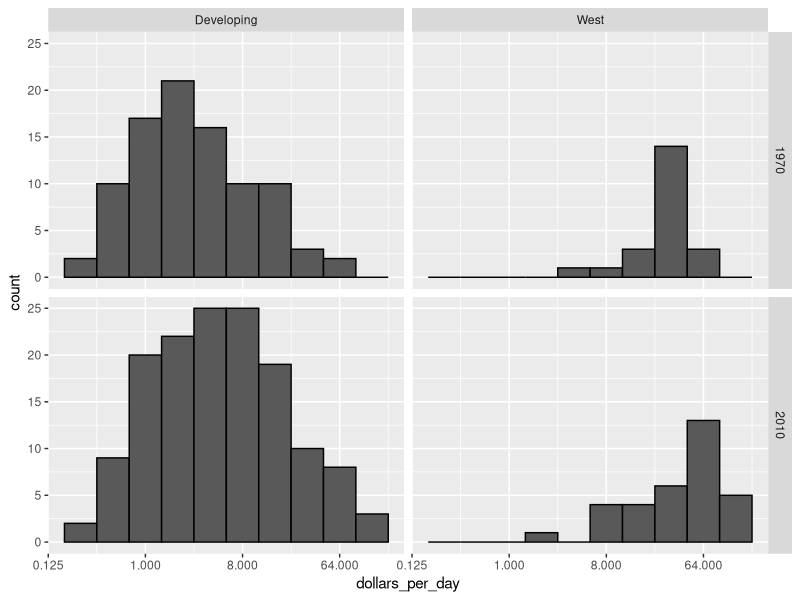
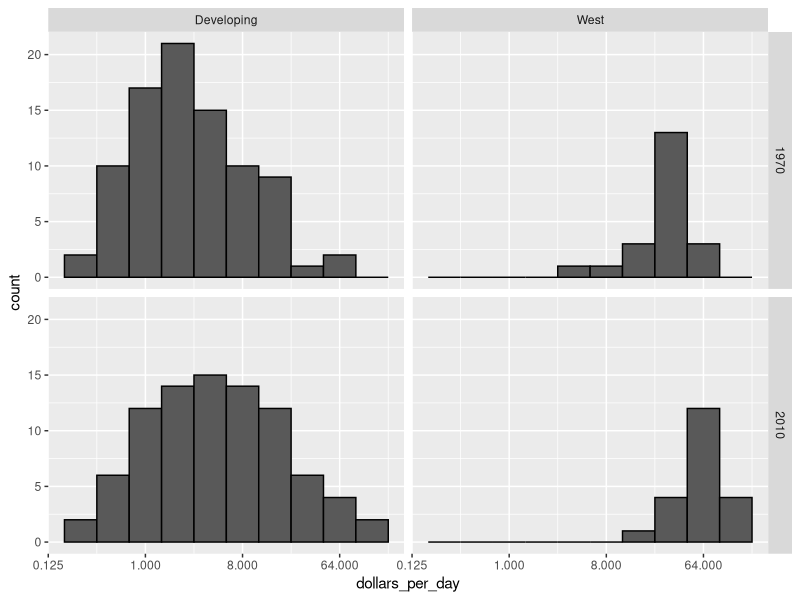
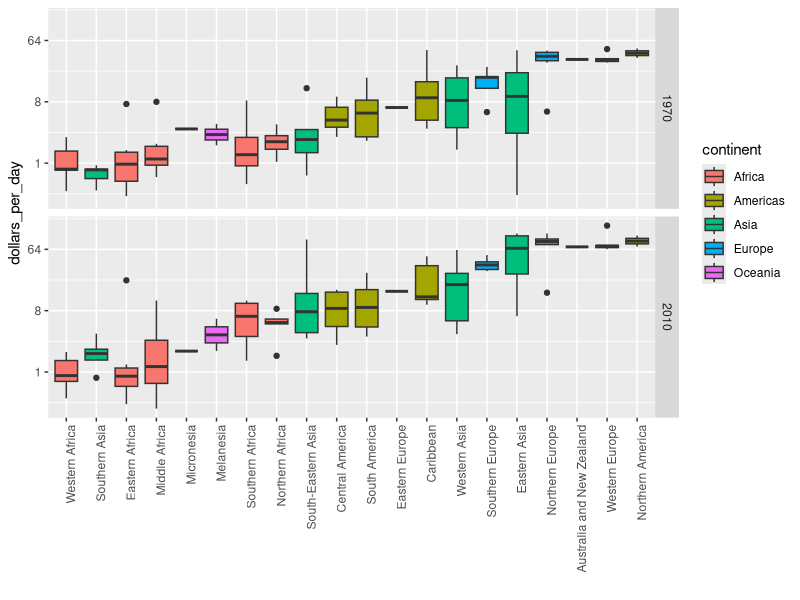
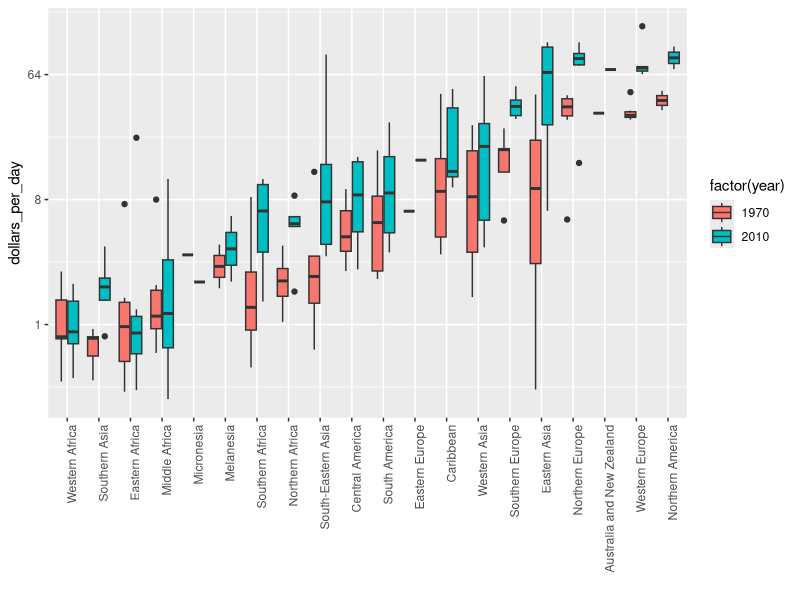

Source code (R) for these figures, in order:
library(dslabs)
library(dplyr)
library(ggplot2)
data(gapminder)

gapminder <- gapminder %>%
  mutate(dollars_per_day = gdp/population/365)

west <- c("Western Europe", "Northern Europe", "Southern Europe", 
          "Northern America", "Australia and New Zealand")


## We can see that the income distribution of the developing world has shifted 
## more towards the left than that of the western world. 
past_year <- 1970
present_year <- 2010
gapminder %>%
  filter(year %in% c(past_year, present_year) & !is.na(gdp)) %>%
  mutate(group = ifelse(region %in% west, "West", "Developing")) %>%
  ggplot(aes(dollars_per_day)) +
  geom_histogram(binwidth = 1, color = "black") +
  scale_x_continuous(trans = "log2") +
  facet_grid(year ~ group)

## NOTE: There are more countries represented in the 2010 histograms than in the 1970 ones.
## Several countries were founded after 1970.
## Because of this, we are going to remake the plots using data only available for BOTH years.
country_list_1 <- gapminder %>%
  filter(year == past_year & !is.na(dollars_per_day)) %>% .$country
country_list_2 <- gapminder %>%
  filter(year == present_year & !is.na(dollars_per_day)) %>% .$country
country_list <- intersect(country_list_1, country_list_2)

## We used the intersect function in line 30 to find the countries for which
## data exists for both years.

gapminder %>%
  filter(year %in% c(past_year, present_year) & country %in% country_list) %>%
  mutate(group = ifelse(region%in%west, "West", "Developing")) %>%
  ggplot(aes(dollars_per_day)) +
  geom_histogram(binwidth = 1, color = "black") +
  scale_x_continuous(trans = "log2") +
  facet_grid(year ~ group)

p <- gapminder %>%
  filter(year %in% c(past_year, present_year) & country %in% country_list) %>%
  mutate(region = reorder(region, dollars_per_day, FUN = median)) %>%
  ggplot() +
  theme(axis.text.x = element_text(angle = 90, hjust = 1)) +
  xlab("") + scale_y_continuous(trans = "log2")
p + geom_boxplot(aes(region, dollars_per_day, fill = continent)) +
  facet_grid(year ~ .)

p + geom_boxplot(aes(region, dollars_per_day, fill = factor(year)))
